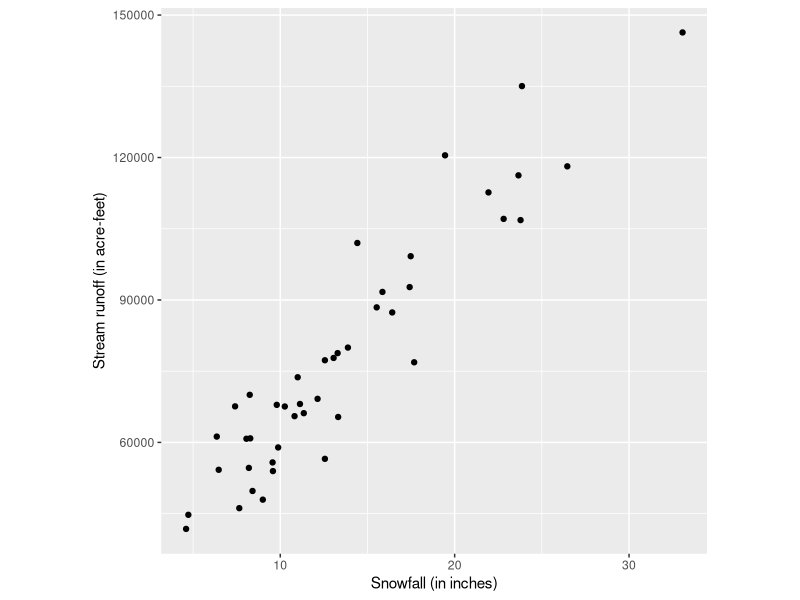
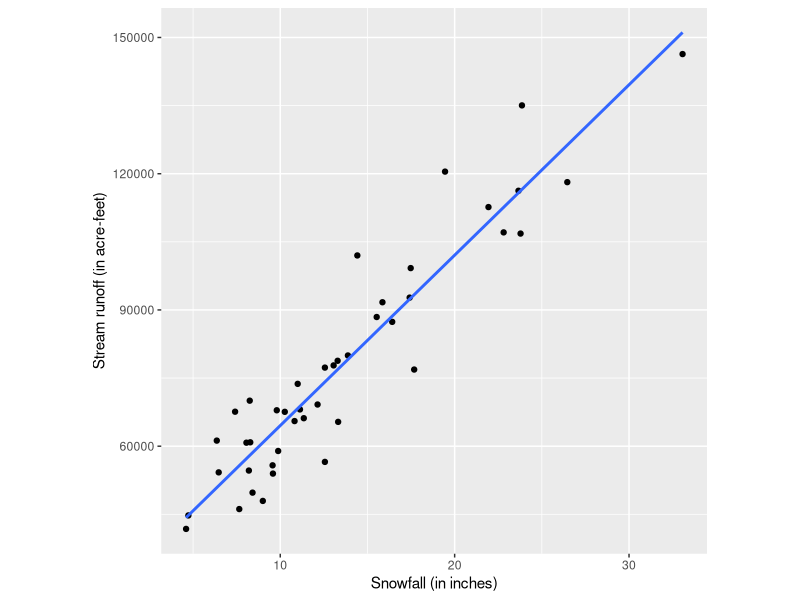
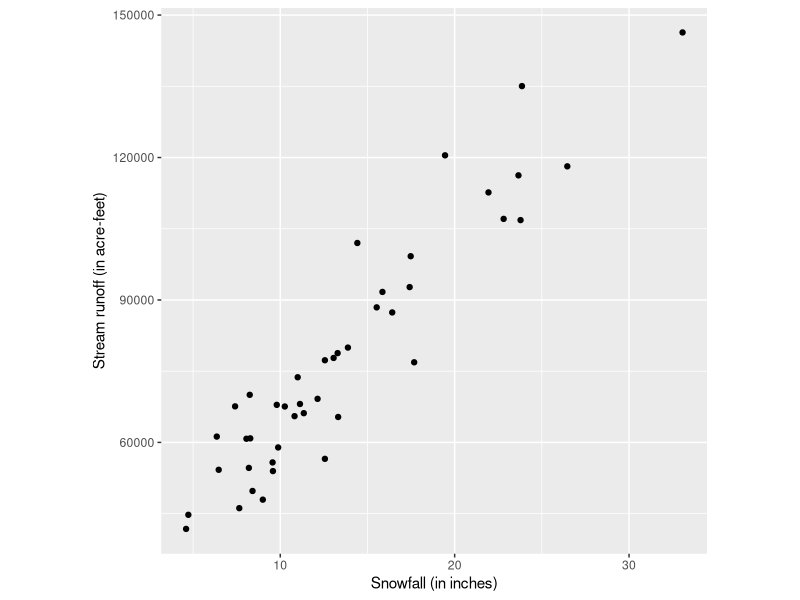
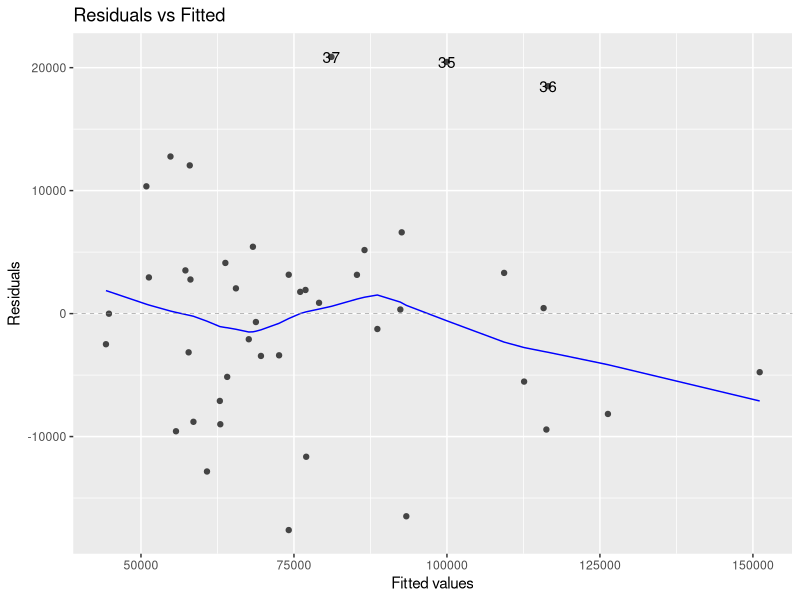
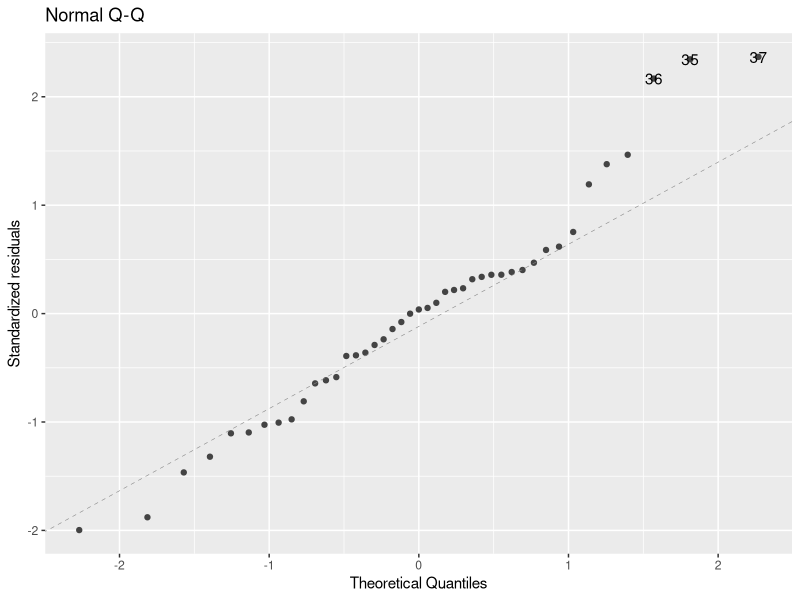
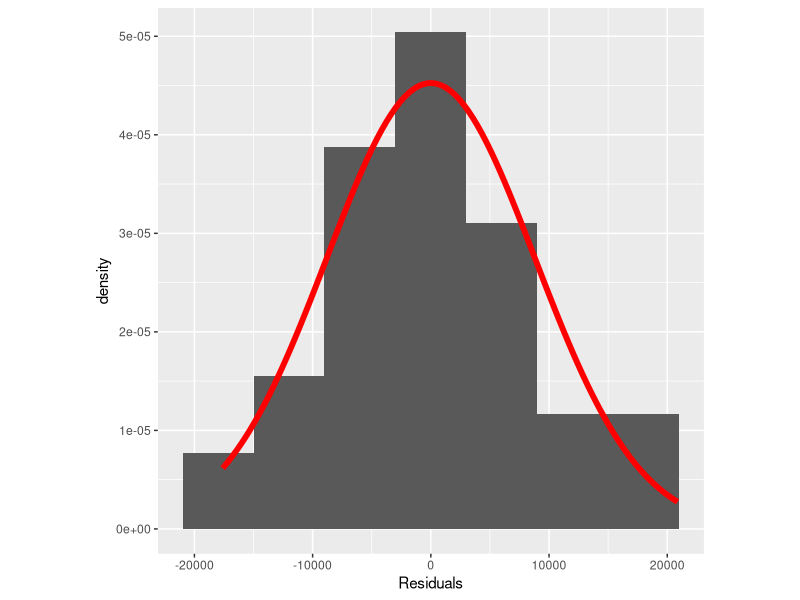
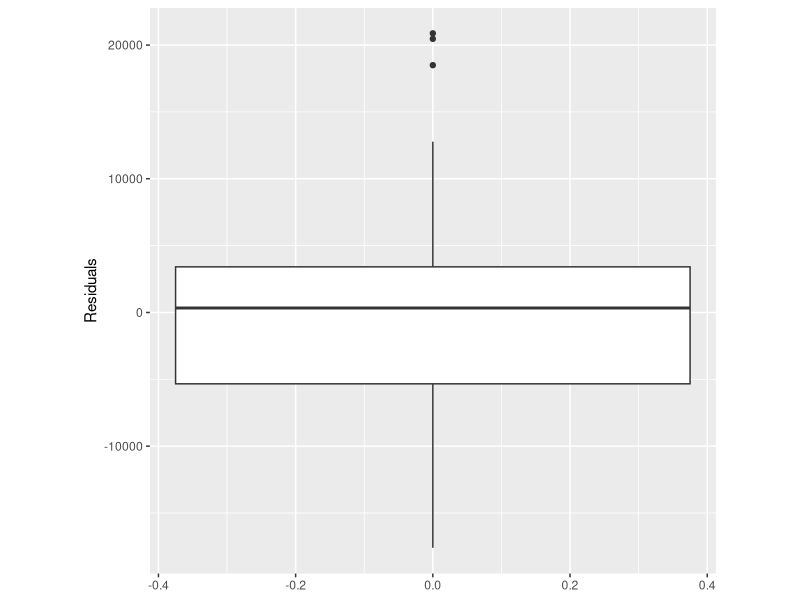
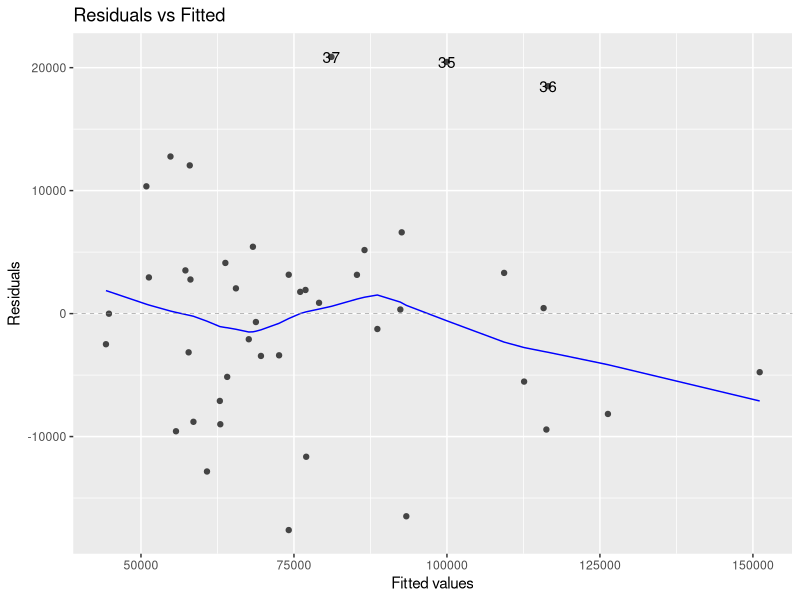

R code for these plots, in order:
## ---- chunk 1
# Required packages
library(tidyverse)
library(readr)
library(ggfortify)
library(car)

## ---- chunk 2
# Read in and summarize the data
water <- read_table("water.txt")

summary(water)
## ---- chunk 3
# Create scatter plot
water_scatter <- ggplot(data = water) +
  geom_point(mapping = aes(x = Precip, y = Runoff)) +
  theme(aspect.ratio = 1) +
  xlab('Snowfall (in inches)') +
  ylab('Stream runoff (in acre-feet)')

water_scatter
## ---- chunk 4
# Correlation coefficient
cor(water$Precip, water$Runoff)
## ---- chunk 5
water_scatter +
  # Adding OLS line to scatter plot
  geom_smooth(mapping = aes(x = Precip, y = Runoff),
              method = 'lm',
              se = FALSE)
## ---- chunk 6
# Generating linear model
water_model <- lm(Runoff ~ Precip, data = water)
summary(water_model)

water$Fitted <- water_model$fitted.values
water$Residuals <- water_model$residuals
## ---- chunk 7
# Creating residual vs fitted plot
res_vs_fitted <- autoplot(water_model, which = 1, ncol = 1, nrow = 1)

# Viewing plots to check linearity assumption
water_scatter
res_vs_fitted
## ---- chunk 8
## Q-Q normality plot
q_q <- autoplot(water_model, which = 2, nrow = 1, ncol = 1)

# Histogram
water_hist <- ggplot(data = water) +
  geom_histogram(aes(x = Residuals, y = ..density..),
                 binwidth = 6000) +
  stat_function(fun = dnorm,
                color = 'red',
                size = 2,
                args = list(mean = mean(water$Residuals),
                            sd = sd(water$Residuals))) +
  theme(aspect.ratio = 1)

# Box plot
water_box <- ggplot(data = water) +
  geom_boxplot(aes(y = Residuals)) +
  theme(aspect.ratio = 1)


# Viewing plots for normality assumption
q_q
water_hist
water_box


## ---- chunk 9
# Callback to res vs fitted for constant variance
res_vs_fitted

# Performing Brown-Forsythe test
grp <- as.factor(c(rep("lower", floor(dim(water)[1] / 2)), 
                   rep("upper", ceiling(dim(water)[1] / 2))))
leveneTest(unlist(water[order(water$Precip), "Residuals"]) ~ grp, 
           center = median)
## ---- chunk 10
# Cook's Distance
water$cooksd <- cooks.distance(water_model)

cook <- ggplot(data = water) + 
  geom_point(mapping = aes(x = as.numeric(rownames(water)), 
                           y = cooksd)) +
  ylab("Cook's Distance") +
  xlab("Observation Number") +
  geom_hline(mapping = aes(yintercept = 4 / length(cooksd)),
             color = "red", 
             linetype = "dashed") +
  theme(aspect.ratio = 1)

# Table view of observations detected by Cook
water %>% 
  mutate(rowNum = row.names(water)) %>%  # save original row numbers 
  filter(cooksd > 4 / length(cooksd)) %>%  # select potential outliers
  arrange(desc(cooksd))


# DFBETAS
water$dfbetas_weight <- as.vector(dfbetas(water_model)[, 2])

dfbeta <- ggplot(data = water) + 
  geom_point(mapping = aes(x = as.numeric(rownames(water)), 
                           y = abs(dfbetas_weight))) +
  ylab("Absolute Value of DFBETAS for Precipitation") +
  xlab("Observation Number") +
  geom_hline(mapping = aes(yintercept = 2 / sqrt(length(dfbetas_weight))),
             color = "red", 
             linetype = "dashed") + 
  theme(aspect.ratio = 1)

# Table view of observations detected by DFBETA
water %>% 
  mutate(rowNum = row.names(water)) %>%  # save original row numbers 
  filter(abs(dfbetas_weight) > 2 / 
           sqrt(length(rownames(water)))) %>%  # select potential influential pts
  arrange(desc(abs(dfbetas_weight)))


# DFFITS
water$dffits <- dffits(water_model)

dffits <- ggplot(data = water) + 
  geom_point(mapping = aes(x = as.numeric(rownames(water)), 
                           y = abs(dffits))) +
  ylab("Absolute Value of DFFITS for Runoff") +
  xlab("Observation Number") +
  geom_hline(mapping = aes(yintercept = 2 * sqrt(length(water_model$coefficients) /
                                                   length(dffits))),
             color = "red", 
             linetype = "dashed") +
  theme(aspect.ratio = 1)

# Table view of observations detected by DFFITS
water %>% 
  mutate(rowNum = row.names(water)) %>%  # save original row numbers 
  # select potential influential pts
  filter(abs(dffits) > 2 * sqrt(length(water_model$coefficients) / 
                                  length(dffits))) %>%
  arrange(desc(abs(dffits)))

# Viewing plots used to detect influential points, including box plot
water_box
cook
dfbeta
dffits
## ---- chunk 11
# Generating 95% confidence interval for the slope
confint(water_model,
       parm="Precip",
       level = 0.95)
## ---- chunk 12
# Summary for the water model to check for test statistic and respective p-value
summary(water_model)
## ---- chunk 13
# Confidence interval for average of Y when X_i is 30
predict(water_model,
        newdata = data.frame(Precip = 30),
        level = 0.95,
        interval = "confidence")
## ---- chunk 14
# Plotted confidence band

# Sequence of snowfall values that we are interested in using to predict runoff 
Precip_values <- seq(min(water$Precip), max(water$Precip), length = 100)

# 95% confidence intervals of **runoff** across those values of snowfall
conf_int_mean <- predict(water_model, 
                    newdata = data.frame(Precip = Precip_values), 
                    interval = "confidence",
                    level = 0.95)

conf_preds <- data.frame("Precip_values" = Precip_values, 
                    conf_int_mean)

# Adding bands to original scatter plot
water_scatter + 
  geom_line(data = conf_preds, 
            mapping = aes(x = Precip_values, y = fit), 
            color = "blue", size = 1.5) + 
  # plot the fitted PI bands
  geom_line(data = conf_preds, 
            mapping = aes(x = Precip_values, y = lwr), # lower band
            color = "#1b9e77", size = 1.5) +
  geom_line(data = conf_preds,
            mapping = aes(x = Precip_values, y = upr), #upper band
            color = "#1b9e77", size = 1.5) 

## ---- chunk 15
# 95% prediction interval
predict(water_model,
        newdata = data.frame(Precip = 30),
        level = 0.95,
        interval = "prediction")
## ---- chunk 16
# Plotted prediction band

# Sequence of snowfall values that we are interested in using to predict runoff 
Precip_values <- seq(min(water$Precip), max(water$Precip), length = 100)

# 95% prediction intervals of **runoff** across those values of snowfall
pred_int <- predict(water_model, 
                    newdata = data.frame(Precip = Precip_values), 
                    interval = "prediction",
                    level = 0.95)


pred_preds <- data.frame("Precip_values" = Precip_values, 
                    pred_int)

# Plot the predictions
water_scatter + 
  geom_line(data = pred_preds, 
            mapping = aes(x = Precip_values, y = fit), 
            color = "blue", size = 1.5) + 
  # plot the fitted PI bands
  geom_line(data = pred_preds, 
            mapping = aes(x = Precip_values, y = lwr), # lower band
            color = "#1b9e77", size = 1.5) +
  geom_line(data = pred_preds,
            mapping = aes(x = Precip_values, y = upr), #upper band
            color = "#1b9e77", size = 1.5)

## ---- chunk 17
# Mean square error
anova <- aov(water_model)
water_anova <- summary(anova)[[1]]
water_anova
MSE <- water_anova[2,3]
MSE
## ---- chunk 18
range(water$Runoff)
RMSE <- sqrt(MSE)
RMSE

## ---- chunk 19
MAE <- sum(abs(water$Residuals)) / (nrow(water) - 2)
MAE
## ---- chunk 20
summary(water_model)
